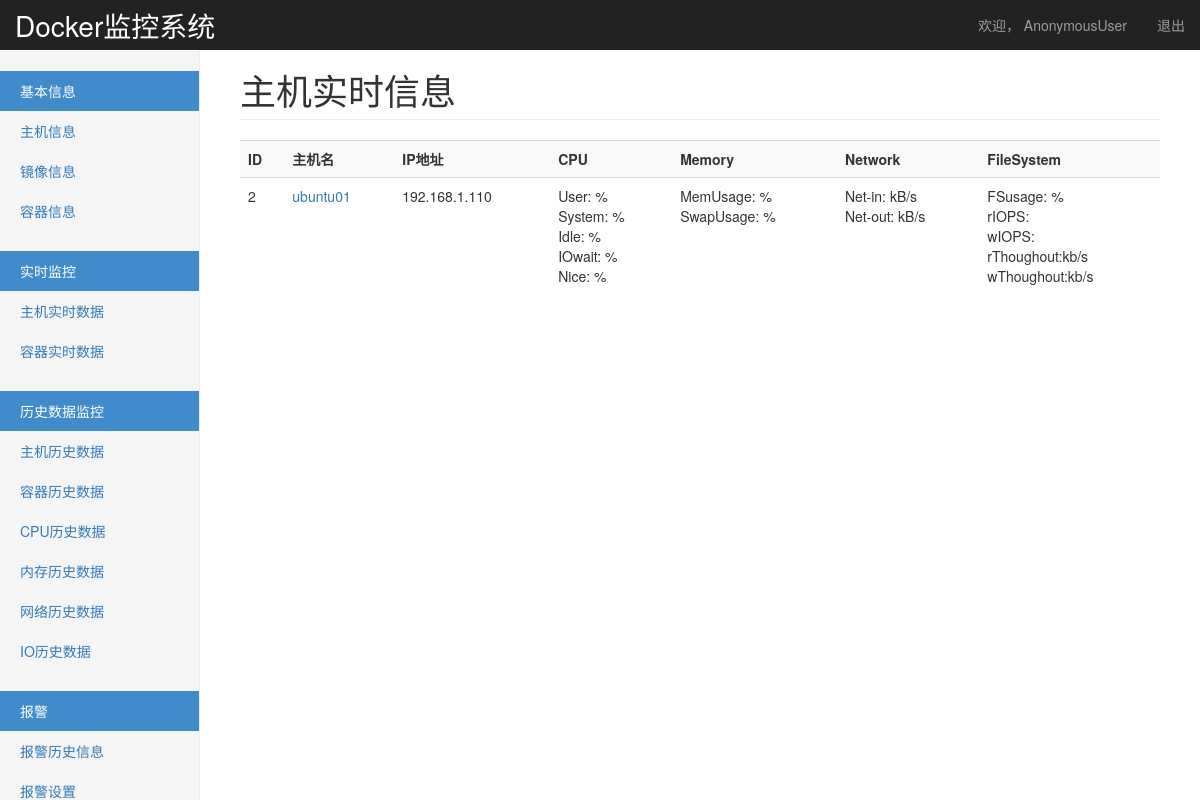
/monitor/real_host/, run on the app's committed database.
### monitor/models.py (models this page shows, shortened)
@python_2_unicode_compatible
class Host(models.Model):
    hostname = models.CharField(u'主机名', max_length=32,)
    address = models.GenericIPAddressField(u'IP地址',)
    port = models.IntegerField(u'docker运行端口', default=2375)
    group = models.ManyToManyField(HostGroup, verbose_name=u'集群/组')
    status_choices = (
            ('Online', u'在线'),
            ('Offline', u'掉线'),
            ('Maintenance', u'维护'),
        )
    status = models.CharField(u'状态', choices=status_choices, max_length=64)
    username = models.CharField(u'用户名', default='root', max_length=32, blank=True, null=True)
    password = models.CharField(u'密码', max_length=32, blank=True, null=True)  # 明文，后续修改
    memo = models.TextField(u"备注", blank=True, null=True)

### monitor/views.py (the view)
def real_host(request):
    host_objs = models.Host.objects.filter(status="Online")
    data = {}
    for host in host_objs:
        real_raw_data_dic = {}
        for service_name in ['cpu','memory','network','block']:
            real_data = REDIS_OBJ.lrange("RawData_(%s,)_host_%s" % (host.id,service_name), 0, 0)
            if real_data:
                report_time,real_raw_data = real_data[0].split(",", 1)
                real_raw_data_dic[service_name] = eval(real_raw_data)
            else:
                real_raw_data_dic[service_name] = ''
        data[host.id] = real_raw_data_dic
        alert_service_name,alert_parameter = _get_alert_re()[0],_get_alert_re()[1]
        alert_exp = ''.join(_get_alert_re()[2:])
        try:
            real_parameter_data =data[host.id][alert_service_name][alert_parameter]
            print str(real_parameter_data)+alert_exp
            if eval(str(real_parameter_data)+alert_exp):
                mail_sub = 'Docker Host Perf Alart.'
                mail_htmltext = '''<html>
                    <h1>alert message:</h1>
                    <hr>
                    <p>hostname:%s</p>
                    <p>alert massage:</p>
                    <p>alert exp:%s%s</p>
                    <p>host:%s=%s</p>
                                </html>'''%(host.hostname,
                                            alert_parameter,
                                            alert_exp,
                                            alert_parameter,
                                            real_parameter_data )
                alert.SendEmail('yangfeilong_2009@126.com',mail_sub,mail_htmltext)
            else:
                pass
        except:
            pass
    return render(request, 'monitor/realtime_host.html',
                  {
                      "host_list":host_objs,
                      "real_host_data":data,
                  })

### monitor/views.py (called while the page is built)
def _get_alert_re():
    return ['memory','MemUsage','>','80']

### templates/monitor/realtime_host.html
{% extends 'base.html' %}
{% block page-header %}
主机实时信息
{% endblock %}
{% block page-content %}
    <table class="table table-striped table-hover">
        <tr>
            <th>ID</th>
            <th>主机名</th>
            <th>IP地址</th>
            <th>CPU</th>
            <th>Memory</th>
            <th>Network</th>
            <th>FileSystem</th>
        </tr>
        {% for host in host_list %}
        <tr>
        <td>{{ host.id }}</td>
        <td><a href="{% url 'monitor:real_data_detail' host.id %}">{{ host.hostname }}</a></td>
        <td>{{ host.address }}</td>
        {% for id,data in real_host_data.items %}
            {% if id == host.id %}
            <td>
                User:{{ data.cpu.user}}&nbsp;%<br>
                System:{{ data.cpu.system}}&nbsp;%<br>
                Idle:{{ data.cpu.idle}}&nbsp;%<br>
                IOwait:{{ data.cpu.iowait}}&nbsp;%<br>
                Nice:{{ data.cpu.nice}}&nbsp;%
            </td>
            <td>
                MemUsage:{{ data.memory.MemUsage }}&nbsp;%<br>
                SwapUsage:{{ data.memory.SwapUsage }}&nbsp;%
            </td>
                <td>Net-in:{{ data.network.eth0.net_in  }}&nbsp;kB/s<br>
            Net-out:{{ data.network.eth0.net_out }}&nbsp;kB/s
            </td>
            <td>
                FSusage:{{ data.block.fsusage }}&nbsp;%<br>
                rIOPS:{{ data.block.rtps }}<br>
                wIOPS:{{ data.block.wtps }}<br>
                rThoughout:{% widthratio data.block.breadps 1024 1%}kb/s<br>
                wThoughout:{% widthratio data.block.bwrtnps 1024 1%}kb/s
            </td>
        {% endif %}
        {% endfor %}
        </tr>
        {% endfor %}
    </table>
{% endblock %}

### data on the page
Host: id "2", hostname "ubuntu01", address "192.168.1.110"

### other printed values
{{ request.user }} "AnonymousUser"
